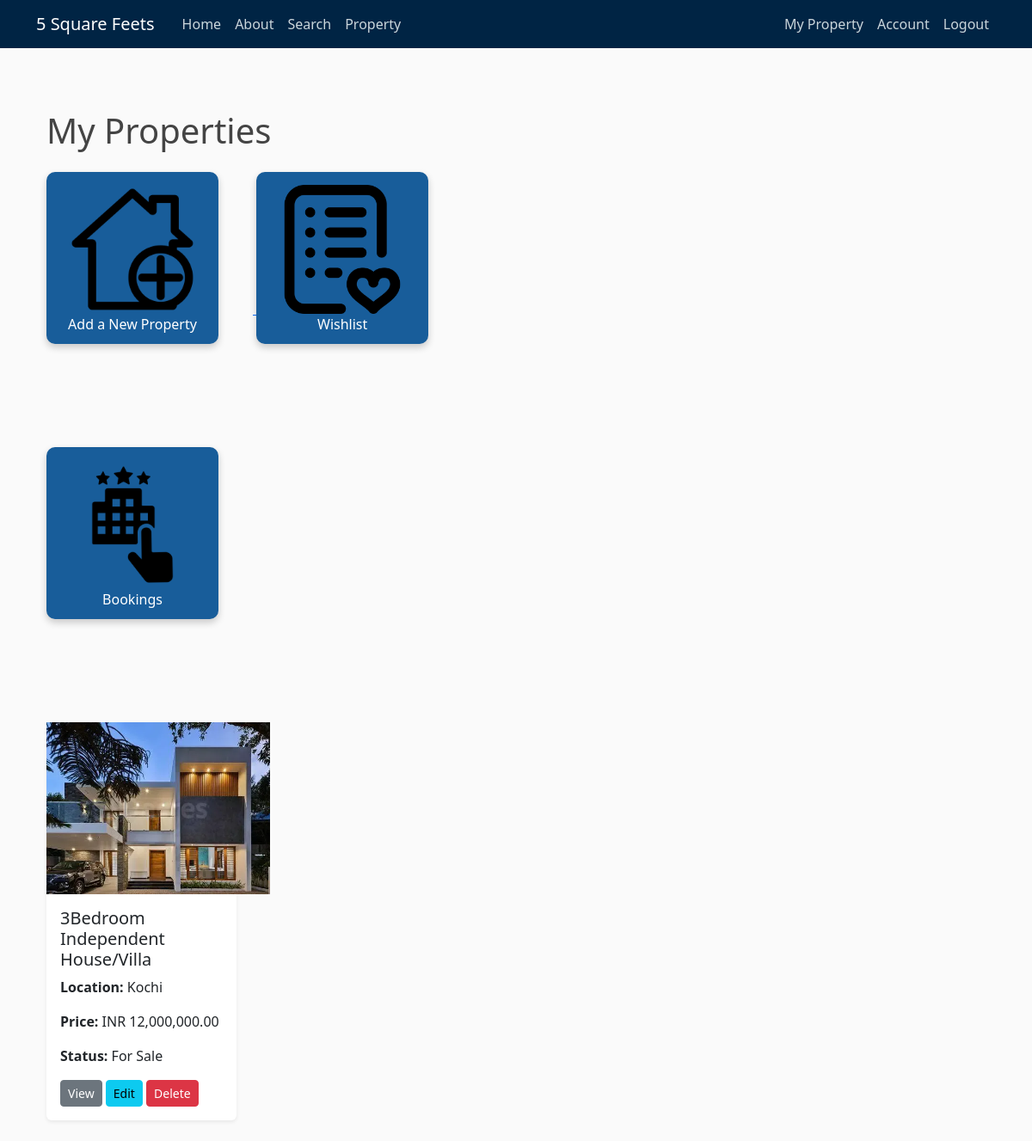
Page /myproperty (signed in) on the earlier database version.
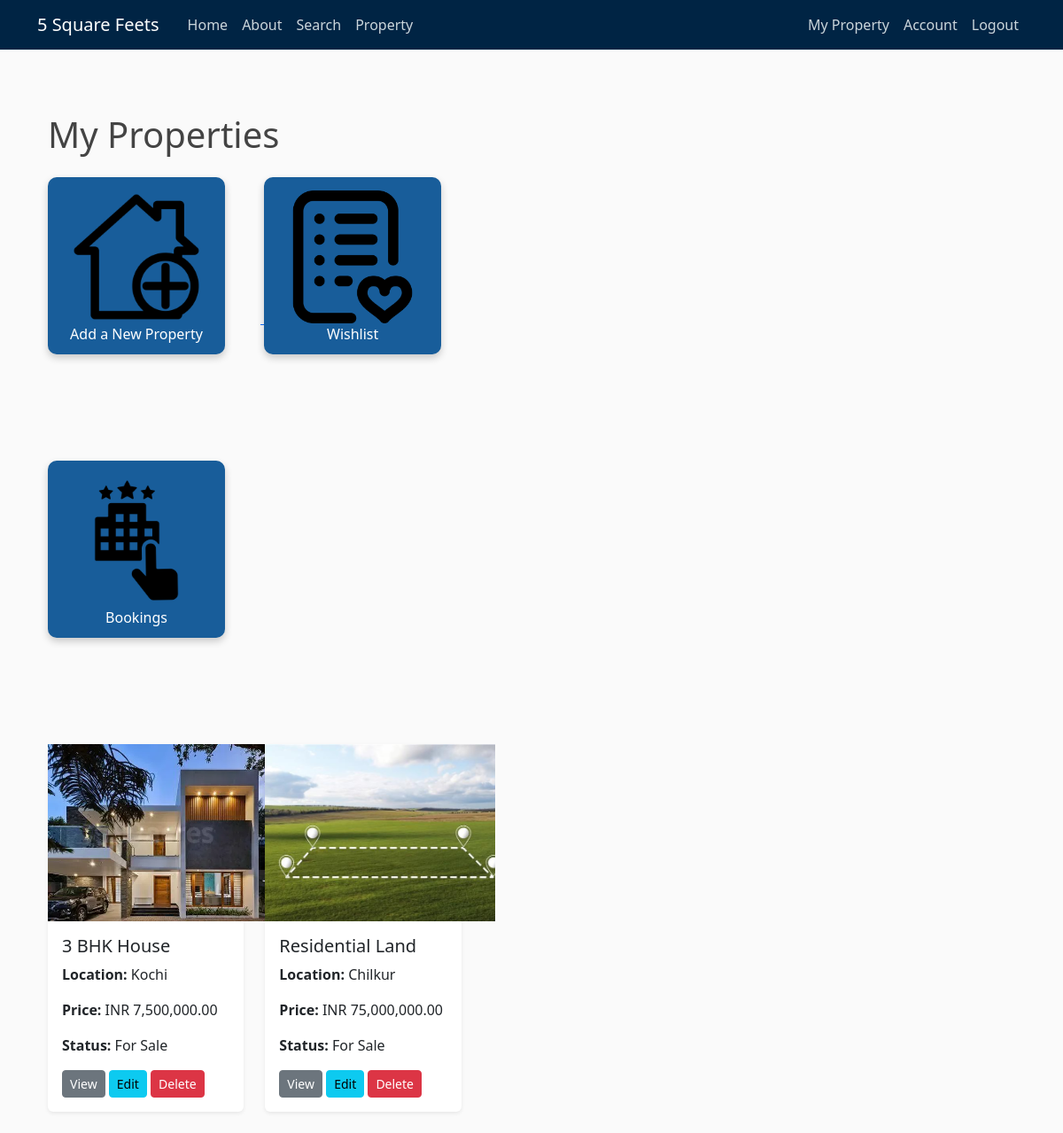
Same page on the later database version.
### fivesquarefeets/models.py (models this page shows, shortened)
class Property(db.Model):
    property_id = db.Column(db.Integer, primary_key=True)
    property_title = db.Column(db.String(100), nullable=False)
    location = db.Column(db.String(100), nullable=False)
    address = db.Column(db.Text, nullable=False)
    property_type = db.Column(db.Enum('house', 'apartment', 'office', 'retail', 'land', name='property_type_enum'), nullable=False)
    status = db.Column(db.Enum('for_sale', 'for_rent', 'pending', 'sold', name='status_enum'), nullable=False)
    price = db.Column(db.Numeric(10, 2), nullable=False)
    description = db.Column(db.Text, nullable=False)
    images = db.Column(db.Text, nullable=True)  # Can store paths or URLs to images
    date_posted = db.Column(db.DateTime, nullable=False, default=datetime.now(timezone.utc))
    user_id = db.Column(db.Integer, db.ForeignKey('user.id'), nullable=False)
    bookings = db.relationship('Booking', backref='property', lazy=True)
    reviews = db.relationship('Review', backref='property', lazy=True)

### fivesquarefeets/routes.py (the view)
@bp.route("/myproperty", methods=['GET'])
@login_required
def myproperty():
    properties = Property.query.filter_by(user_id=current_user.id).all()
    return render_template('myproperty.html', title='My Property', properties=properties)

### fivesquarefeets/models.py (called while the page is built)
@login_manager.user_loader
def load_user(user_id):
    return db.session.get(User, int(user_id))

### fivesquarefeets/templates/myproperty.html
{% extends "layout.html" %}
{% block content %}
<div class="container mt-5">
    <h1 class="mb-4">My Properties</h1>
    <a href="{{ url_for('main.add_property') }}">
    <div class="button-container">
        <div class="offer-button">
            <img src="/static/new_property.png" alt="Keyboard" class="offer-image">
            <p class="offer-title">Add a New Property</p>
        </div>
    </div>
    </a>
     <a href="{{ url_for('main.wishlist') }}">
        <div class="button-container">
            <div class="offer-button">
                <img src="/static/wishlist.png" alt="Keyboard" class="offer-image">
                <p class="offer-title">Wishlist</p>
            </div>
        </div>
    </a>
    <a href="{{ url_for('main.bookings') }}">
        <div class="button-container">
            <div class="offer-button">
                <img src="/static/booking.png" alt="Bookings" class="offer-image">
                <p class="offer-title">Bookings</p>
            </div>
        </div>
    </a>
    <div class="row">
        {% if properties %}
            {% for property in properties %}
                <div class="col-md-4 mb-4">
                    <div class="card shadow-sm border-0 rounded">
                        {% if property.images %}
                            <img class="card-image-size" src="{{ url_for('static', filename='property_pics/' + property.images.split(',')[0].strip()) }}" class="card-img-top" alt="{{ property.property_title }}">
                        {% else %}
                            <img class="card-image-size" src="{{ url_for('static', filename='images/default_property.png') }}" class="card-img-top" alt="No Image Available">
                        {% endif %}
                        <div class="card-body">
                            <h5 class="card-title">{{ property.property_title }}</h5>
                            <p class="card-text"><strong>Location:</strong> {{ property.location }}</p>
                            <p class="card-text"><strong>Price:</strong> INR {{ "{:,.2f}".format(property.price) }}</p>
                            <p class="card-text"><strong>Status:</strong> {{ property.status.replace('_', ' ').title() }}</p>
                            <a href="{{ url_for('main.view_property', property_id=property.property_id) }}" class="btn btn-secondary btn-sm">View</a>
                            <a href="{{ url_for('main.edit_property', property_id=property.property_id) }}" class="btn btn-info btn-sm">Edit</a>
                            <form action="{{ url_for('main.delete_property', property_id=property.property_id) }}" method="POST" style="display:inline;">
                                <button type="submit" class="btn btn-danger btn-sm" onclick="return confirm('Are you sure you want to delete this property?');">Delete</button>
                            </form>
                        </div>
                    </div>
                </div>
            {% endfor %}
        {% else %}
            <div class="col-12">
                <p class="text-muted">No properties added yet. Click "New Property" to add your first property.</p>
            </div>
        {% endif %}
    </div>
</div>
{% endblock content %}

Differences in the rows shown:
changed Property "Kochi": property_title "3Bedroom Independent House/Villa" → "3 BHK House"; price "12,000,000.00" → "7,500,000.00"
added Property: images (picture), property_title "Residential Land", location "Chilkur", price "75,000,000.00", status.replace "For Sale"
